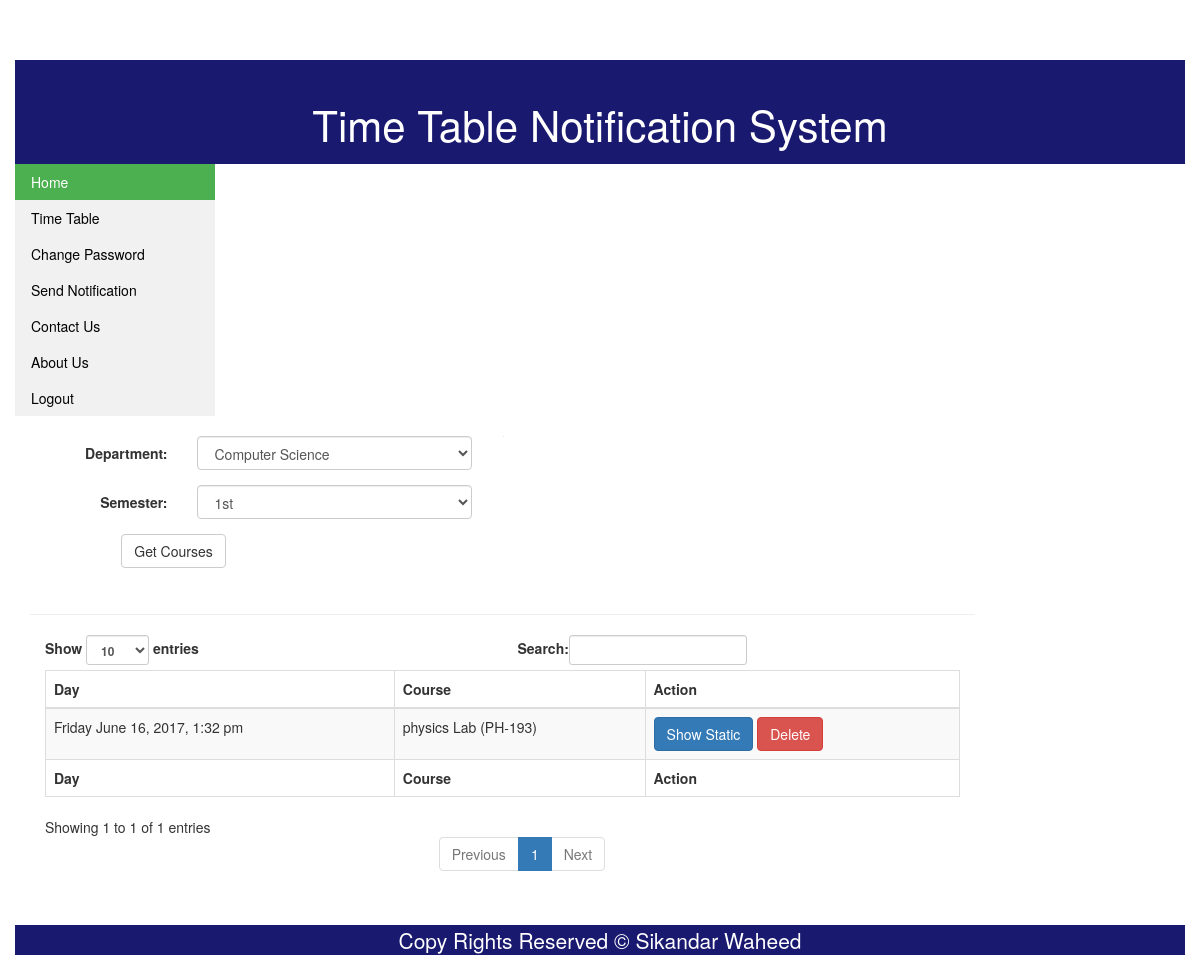
/teacherNotification.php (signed in), run on the app's committed database.
### tables this page shows
CREATE TABLE `notification_statics` (
  `id` int(10) UNSIGNED NOT NULL,
  `notification_type` tinyint(3) UNSIGNED NOT NULL DEFAULT '1' COMMENT '1: system Notification, 2: Teacher Notification',
  `course` varchar(512) NOT NULL DEFAULT 'ALL',
  `sender_id` int(11) DEFAULT NULL,
  `sent_date` datetime NOT NULL
);

### teacherNotification.php (the view, shortened to what this page needs)
<?php
include('PhpScripts/connection.php');
?>
<!doctype html>
<html>
<head>
<link href="CSS/bootstrap.min.css" rel="stylesheet">
<link href="CSS/homestyle.css" rel="stylesheet" type="text/css">
</head>
<body>
<div class="container col-md-12">
	<div class="header col-md-12">
    	<p id="webtitle">Time Table Notification System</p>
    </div>
    <div class="content">
    	<?php
		if($_SESSION['login_type']==3)
	{
    	echo '<ul class="menu col-md-3">
			 <li><a class="active" href="welcome.php">Home</a></li>
			  <li><a href="timeTable.php">Time Table</a></li>
			  <li><a href="changePassword.php">Change Password</a></li>
			  <li><a href="userProfile.php">User Profile</a></li>
			  <li><a href="editProfile.php">Edit Profile</a></li>
			  <li><a href="#news">News</a></li>
			  <li><a href="contactUs.php">Contact Us</a></li>
			  <li><a href="aboutUs.php">About Us</a></li>
			  <li><a href="PhpScripts/logout.php">Logout</a></li>
		</ul>';
	}
	else if ($_SESSION['login_type']==2)
	{
    	echo '<ul class="menu col-md-3">
			 <li><a class="active" href="welcome.php">Home</a></li>
			  <li><a href="timeTable.php">Time Table</a></li>
			  <li><a href="changePassword.php">Change Password</a></li>
			  <li><a href="#">Send Notification</a></li>
			  <li><a href="contactUs.php">Contact Us</a></li>
			  <li><a href="aboutUs.php">About Us</a></li>
			  <li><a href="PhpScripts/logout.php">Logout</a></li>
		</ul>';
	}
		?>
		<div class = "col-md-10">
			<br>
			<div class="row border-between">
				<div class="col-md-6">
					<form class="form-horizontal col-md-12" action="">
						<div class="form-group">
							<label for="dept" class="col-md-4 control-label">Department:</label>
							<div class="col-md-8">
								<select class="form-control" name="dept" id="dept">
								<?php
								$str="";
								$query = mysqli_query($conn,"SELECT * FROM department WHERE 1");
								while($row=mysqli_fetch_assoc($query))
								{
									$str .= '<option value="'.$row['Dept_Id'].'">'.$row['Dept_Name'].'</option>';
								}
								echo $str;
								?>
								</select>
							</div>
						</div>
						<div class="form-group">
							<label for="semester" class="col-md-4 control-label">Semester:</label>
							<div class="col-md-8">
								<select class="form-control" name="semester" id="semester">
									<option value="1st">1st</option>
								</select>
							</div>
						</div>
						<div class="form-group">
							<div class="col-sm-offset-2 col-sm-10">
							  <button type="button" class="btn btn-default" value="Get Courses" name="course" id="mybtn" onclick="submitForm()">Get Courses</button>
							</div>
						</div>
						<p id="status" class="col-md-12"></p>
					</form>
				</div>
				<div class="col-md-6" id="newForm"></div>
			</div>
			<hr>
			<div class="col-md-12">
				<table id="TimeTable" class="table table-striped table-bordered" cellspacing="0" width="100%">
					<thead>
						<tr>
							<th>Day</th>
							<th>Course</th>
							<th>Action</th>
						</tr>
					</thead>
					<tfoot>
						<tr>
							<th>Day</th>
							<th>Course</th>
							<th>Action</th>
						</tr>
					</tfoot>
					<tbody>
					<?php
						$str = "";
						$sql = "SELECT * FROM `notification_statics` WHERE `notification_type` = 2 AND `sender_id` = ".$_SESSION['user_id'];
						$query = mysqli_query($conn,$sql);
						while($row = mysqli_fetch_assoc($query)){
							$date = strtotime($row['sent_date']);
							$str .= "<tr>";
							$str .= "<td>".date("l F j, Y, g:i a",$date)."</td>";
							$str .= "<td>".$row['course']."</td>";
							$str .= '<td><a class="btn btn-primary" href="./notificationStatic.php?static='.$row['id'].'">Show Static</a> <a class="btn btn-danger" href="?d='.$row['id'].'">Delete</a></td>';
							$str .= "</tr>";
						}
						echo $str;
					?>
					</tbody>
				</table>
			</div>
		</div>
    </div>
    <div class="footer col-md-12">
   	 <p id="foot">Copy Rights Reserved &copy; Sikandar Waheed</p>
    </div>
</div>
</body>
</html>

### CSS/homestyle.css (style rules this page uses)
.container { background-color: white; margin-top:5%; }
.header { background-color:#191970; }
.footer { background-color:#191970; }
#webtitle { color: white; text-align: center; font-size: 300%; padding-top: 3%; }
#foot { color:white; text-align:center; font-size:150%; margin-bottom:0px; }
ul.menu { list-style-type: none; margin: 0; padding: 0; width: 200px; background-color: #f1f1f1; }
li a { display: block; color: #000; padding: 8px 16px; text-decoration: none; }
li a.active { background-color: #4CAF50; color: white; }
.border-between > [class*='col-']:before { background: #e3e3e3; bottom: 0; content: " "; left: 0; position: absolute; width: 1px; top: 0; }
.border-between > [class*='col-']:first-child:before { display: none; }

### teacherNotification.php (style rules this page uses)
.footer { margin-top:30px; }
#status { text-align: center; color: red; font-size: 40px; }

### data on the page
notification_statics: sent_date "Friday June 16, 2017, 1:32 pm", course "physics Lab (PH-193)"

### other printed values
form field dept "Computer Science"
